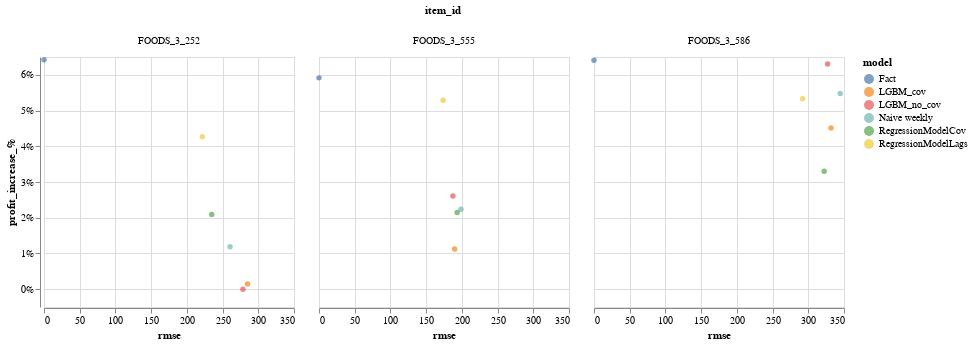

Write notebook code for a chart like this one.
### Code cell
alt.Chart(eval_df).mark_circle().encode(
    x=alt.X('rmse:Q',scale=alt.Scale(zero=False)),
    y=alt.Y('profit_increase_%:Q',scale=alt.Scale(zero=False), axis=alt.Axis(format='%')),
    color=alt.Color('model:N'),
    column='item_id:N'
).properties(width=250, height=250)#.interactive()

### Figure 1 — Vega-Lite specification as saved in the notebook (floating-point values rounded to 4 significant figures)
{"config": {"view": {"continuousWidth": 400, "continuousHeight": 300}}, "data": {"name": "data-0f43848f88e83c26e6095097796e0030"}, "mark": "circle", "encoding": {"color": {"type": "nominal", "field": "model"}, "column": {"type": "nominal", "field": "item_id"}, "x": {"type": "quantitative", "field": "rmse", "scale": {"zero": false}}, "y": {"type": "quantitative", "axis": {"format": "%"}, "field": "profit_increase_%", "scale": {"zero": false}}}, "height": 250, "width": 250, "$schema": "https://vega.github.io/schema/vega-lite/v4.8.1.json", "datasets": {"data-0f43848f88e83c26e6095097796e0030": [{"model": "Naive weekly", "item_id": "FOODS_3_555", "rmse": 198.8, "rmse_normalized": 1.0, "profit_increase_%": 0.02238}, {"model": "RegressionModelLags", "item_id": "FOODS_3_555", "rmse": 173.8, "rmse_normalized": 0.8745, "profit_increase_%": 0.0529}, {"model": "RegressionModelCov", "item_id": "FOODS_3_555", "rmse": 193.4, "rmse_normalized": 0.9736, "profit_increase_%": 0.02149}, {"model": "LGBM_cov", "item_id": "FOODS_3_555", "rmse": 189.9, "rmse_normalized": 0.9556, "profit_increase_%": 0.01127}, {"model": "LGBM_no_cov", "item_id": "FOODS_3_555", "rmse": 187.5, "rmse_normalized": 0.9434, "profit_increase_%": 0.02611}, {"model": "Fact", "item_id": "FOODS_3_555", "rmse": 0.0, "rmse_normalized": 0.0, "profit_increase_%": 0.05916}, {"model": "Naive weekly", "item_id": "FOODS_3_252", "rmse": 260.5, "rmse_normalized": 1.0, "profit_increase_%": 0.01186}, {"model": "RegressionModelLags", "item_id": "FOODS_3_252", "rmse": 221.6, "rmse_normalized": 0.8511, "profit_increase_%": 0.0427}, {"model": "RegressionModelCov", "item_id": "FOODS_3_252", "rmse": 234.9, "rmse_normalized": 0.9014, "profit_increase_%": 0.02089}, {"model": "LGBM_cov", "item_id": "FOODS_3_252", "rmse": 285.0, "rmse_normalized": 1.094, "profit_increase_%": 0.001461}, {"model": "LGBM_no_cov", "item_id": "FOODS_3_252", "rmse": 278.5, "rmse_normalized": 1.069, "profit_increase_%": -4.408e-05}, {"model": "Fact", "item_id": "FOODS_3_252", "rmse": 0.0, "rmse_normalized": 0.0, "profit_increase_%": 0.06426}, {"model": "Naive weekly", "item_id": "FOODS_3_586", "rmse": 344.8, "rmse_normalized": 1.0, "profit_increase_%": 0.05477}, {"model": "RegressionModelLags", "item_id": "FOODS_3_586", "rmse": 292.0, "rmse_normalized": 0.8472, "profit_increase_%": 0.0533}, {"model": "RegressionModelCov", "item_id": "FOODS_3_586", "rmse": 322.2, "rmse_normalized": 0.9351, "profit_increase_%": 0.03303}, {"model": "LGBM_cov", "item_id": "FOODS_3_586", "rmse": 331.8, "rmse_normalized": 0.9624, "profit_increase_%": 0.04515}, {"model": "LGBM_no_cov", "item_id": "FOODS_3_586", "rmse": 327.0, "rmse_normalized": 0.9487, "profit_increase_%": 0.06301}, {"model": "Fact", "item_id": "FOODS_3_586", "rmse": 0.0, "rmse_normalized": 0.0, "profit_increase_%": 0.0641}]}}
